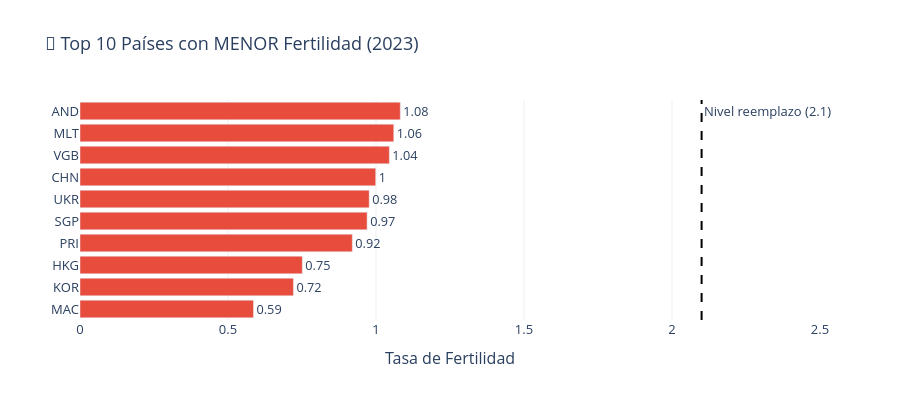

Notebook cell for this chart:
### Code cell
# TOP 10 RANKINGS - Países más extremos 2023
print("🏆 RANKINGS DE FERTILIDAD (2023)\n")

data_2023 = master[master['year'] == 2023][['country', 'fertility']].dropna().sort_values('fertility')

bottom_10 = data_2023.head(10)
top_10 = data_2023.tail(10).sort_values('fertility', ascending=False)

# Gráfico menor fertilidad
fig1 = go.Figure()
fig1.add_trace(go.Bar(
    y=bottom_10['country'],
    x=bottom_10['fertility'],
    orientation='h',
    marker_color='#e74c3c',
    text=bottom_10['fertility'].round(2),
    textposition='outside',
    hovertemplate='<b>%{y}</b><br>Fertilidad: %{x:.2f}<extra></extra>'
))
fig1.add_vline(x=2.1, line_dash="dash", line_color="black",
               annotation_text="Nivel reemplazo (2.1)")
fig1.update_layout(
    title='🔴 Top 10 Países con MENOR Fertilidad (2023)',
    xaxis_title='Tasa de Fertilidad',
    plot_bgcolor='white',
    height=400,
    font=dict(size=13),
    xaxis_range=[0, 2.5]
)
fig1.update_xaxes(showgrid=True, gridwidth=1, gridcolor='#ecf0f1')
fig1.show()

# Gráfico mayor fertilidad
fig2 = go.Figure()
fig2.add_trace(go.Bar(
    y=top_10['country'],
    x=top_10['fertility'],
    orientation='h',
    marker_color='#27ae60',
    text=top_10['fertility'].round(2),
    textposition='outside',
    hovertemplate='<b>%{y}</b><br>Fertilidad: %{x:.2f}<extra></extra>'
))
fig2.add_vline(x=2.1, line_dash="dash", line_color="black",
               annotation_text="Nivel reemplazo (2.1)")
fig2.update_layout(
    title='🟢 Top 10 Países con MAYOR Fertilidad (2023)',
    xaxis_title='Tasa de Fertilidad',
    plot_bgcolor='white',
    height=400,
    font=dict(size=13)
)
fig2.update_xaxes(showgrid=True, gridwidth=1, gridcolor='#ecf0f1')
fig2.show()

print("🔴 MENOR FERTILIDAD:")
for _, row in bottom_10.iterrows():
    print(f"   {row['country']}: {row['fertility']:.2f}")

print("\n🟢 MAYOR FERTILIDAD:")
for _, row in top_10.iterrows():
    print(f"   {row['country']}: {row['fertility']:.2f}")

### Figure 1 — Plotly figure (JSON) as saved in the notebook; plotly's stock layout.template omitted (floating-point values rounded to 4 significant figures)
{"data": [{"hovertemplate": "<b>%{y}</b><br>Fertilidad: %{x:.2f}<extra></extra>", "marker": {"color": "#e74c3c"}, "orientation": "h", "text": [0.59, 0.72, 0.75, 0.92, 0.97, 0.98, 1.0, 1.04, 1.06, 1.08], "textposition": "outside", "type": "bar", "x": [0.586, 0.721, 0.751, 0.92, 0.97, 0.977, 0.999, 1.045, 1.06, 1.082], "y": ["MAC", "KOR", "HKG", "PRI", "SGP", "UKR", "CHN", "VGB", "MLT", "AND"]}], "layout": {"annotations": [{"showarrow": false, "text": "Nivel reemplazo (2.1)", "x": 2.1, "xanchor": "left", "xref": "x", "y": 1, "yanchor": "top", "yref": "y domain"}], "font": {"size": 13}, "height": 400, "plot_bgcolor": "white", "shapes": [{"line": {"color": "black", "dash": "dash"}, "type": "line", "x0": 2.1, "x1": 2.1, "xref": "x", "y0": 0, "y1": 1, "yref": "y domain"}], "title": {"text": "🔴 Top 10 Países con MENOR Fertilidad (2023)"}, "xaxis": {"gridcolor": "#ecf0f1", "gridwidth": 1, "range": [0, 2.5], "showgrid": true, "title": {"text": "Tasa de Fertilidad"}}}}
